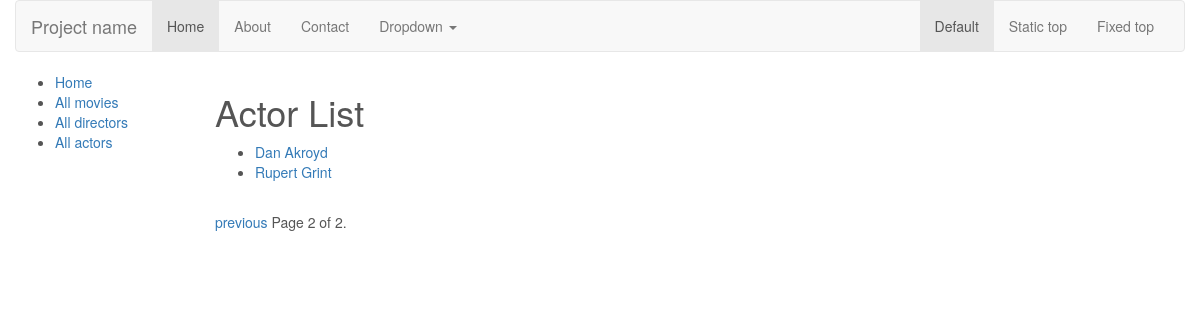
The page /catalog/actors/?page=2 on the database its author committed.
### catalog/models.py (models this page shows, shortened)
class Actor(models.Model):
    name = models.CharField(max_length=200, help_text="Enter a movie Actors Name (e.g. Tom Cruise, Daniel Radcliff).")
    last_name = models.CharField(max_length=100)
    bio = models.TextField(max_length=1000, default='No Bio Information Set', help_text="Enter a brief Character Bio or Resume")
    def get_absolute_url(self):
        return reverse('actor-detail', args=[str(self.id)])

### catalog/views.py (the view)
class ActorListView(generic.ListView):
    model = Actor
    paginate_by = 8
    def get_queryset(self):
        return Actor.objects.all()

### catalog/templates/catalog/actor_list.html (shortened to what this page needs)
{% extends "base_generic.html" %}
{% block content %}
    <h1>Actor List</h1>
    {% if actor_list %}
    <ul>
      {% for actor in actor_list %}
      <li>
        <a href="{{ actor.get_absolute_url }}">{{ actor.name }} {{ actor.last_name }}</a>
      </li>
      {% endfor %}
    </ul>
    {% else %}
      <p>There are no movies in the catalog.</p>
    {% endif %}
{% endblock %}

### catalog/static/css/main.css (style rules this page uses)
body { color:#555 }

### rows shown on the page
Actor: name "Dan", last_name "Akroyd"
Actor: name "Rupert", last_name "Grint"

### other values the page prints
{{ page_obj.number }} "2"
{{ page_obj.paginator.num_pages }} "2"
